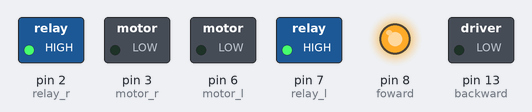
The sketch below on a simulated Arduino Uno, built with avr-gcc and run on an emulated ATmega328P. Parts: switched loads named in the sketch (green lamp = pin HIGH), output pins drawn as LEDs (lit = HIGH). What the sketch prints to the serial monitor is not drawn.

Above: at 0.05 s.
At 2.65 s:
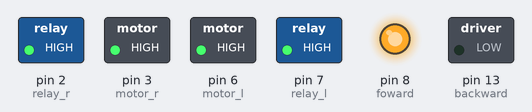
At 3.75 s:
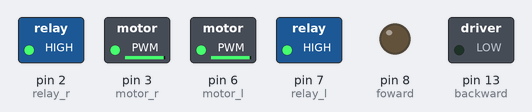
At 6.25 s:
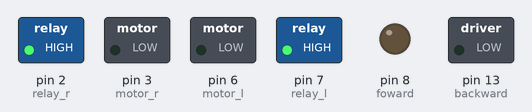
At 7.45 s:
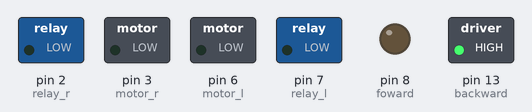
At 14.85 s:
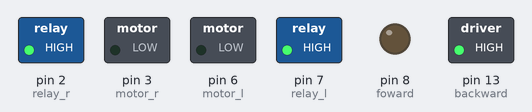
Timing chart, 0 to 19.4 s (numbered marks = the images above):
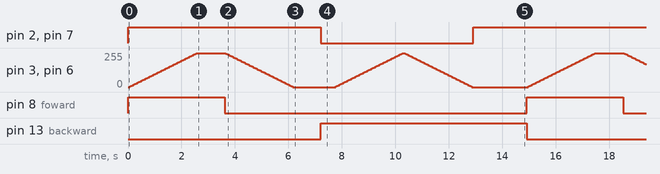

The sketch:

test_relay.ino
```cpp
int relay_r = 2;        // S8550 (PNP) 控制方向: LOW=吸合, HIGH=放開
int relay_l = 7;        // S8550 (PNP) 控制方向: LOW=吸合, HIGH=放開
int motor_r = 3;  // C1384 (NPN) 控制速度: PWM 0~255
int motor_l = 6;  // C1384 (NPN) 控制速度: PWM 0~255
int foward = 8;
int backward = 13;

void setup() {
  pinMode(relay_r, OUTPUT);
  pinMode(motor_r, OUTPUT);
  pinMode(relay_l, OUTPUT);
  pinMode(motor_l, OUTPUT);
  pinMode(foward,OUTPUT);
  pinMode(backward,OUTPUT);

  Serial.begin(9600);
  Serial.println("=== 速度控制測試開始 ===");

  // 初始化: 繼電器設為 HIGH (PNP是關閉的/前進檔)
  digitalWrite(relay_r, HIGH);
  digitalWrite(relay_l, HIGH);
  digitalWrite(foward,LOW);
  digitalWrite(backward,LOW);
  // 初始化: 速度設為 0 (停車)
  analogWrite(motor_r, 0);
  analogWrite(motor_l, 0);
}

void loop() {
  // ==========================================
  // 測試 1: 前進檔 (relay_r OFF) - 慢慢加速
  // ==========================================
  Serial.println("方向: 前進 (Forward) - 加速中...");
  digitalWrite(relay_r, HIGH); // 設定方向
  digitalWrite(relay_l, HIGH); // 設定方向
  digitalWrite(foward,HIGH);
  digitalWrite(backward,LOW);

  // 用迴圈讓速度從 0 加到 255
  for (int speed = 0; speed <= 255; speed += 5) {
    analogWrite(motor_r, speed); // 寫入速度
    analogWrite(motor_l, speed); // 寫入速度
    delay(50); // 等一下，讓你聽得出聲音變化
  }

  Serial.println("達到全速 (Full Speed)!");
  delay(1000); // 全速跑 1 秒

  // ==========================================
  // 測試 2: 慢慢減速到停
  // ==========================================
  Serial.println("減速中...");
  for (int speed = 255; speed >= 0; speed -= 5) {
    analogWrite(motor_r, speed);
    analogWrite(motor_l, speed);
    digitalWrite(foward,LOW);
    digitalWrite(backward,LOW);
    delay(50);
  }

  Serial.println("停車 (Stop)");
  analogWrite(motor_r, 0); // 確保歸零
  analogWrite(motor_l, 0); // 確保歸零
  delay(1000); // 停 1 秒

  // ==========================================
  // 測試 3: 倒車檔 (relay_r ON) - 簡單測試一下
  // ==========================================
  Serial.println("方向: 倒車 (Backward) - 半速運轉");
  digitalWrite(relay_r, LOW); // 切換繼電器 (PNP導通 -> 吸合)
  digitalWrite(relay_l, LOW); // 切換繼電器 (PNP導通 -> 吸合)
  digitalWrite(foward,LOW);
  digitalWrite(backward,HIGH);
  delay(500); // 給繼電器一點時間切換

  // analogWrite(motor_r, 150); // 直接開半速 (PWM 150)
  // delay(2000);
    for (int speed = 0; speed <= 255; speed += 5) {
    analogWrite(motor_r, speed); // 寫入速度
    analogWrite(motor_l, speed); // 寫入速度
    delay(50); // 等一下，讓你聽得出聲音變化
  }
  Serial.println("減速中...");
  for (int speed = 255; speed >= 0; speed -= 5) {
    analogWrite(motor_r, speed);
    analogWrite(motor_l, speed);
    delay(50);
  }

  // 停車，準備下一輪
  analogWrite(motor_r, 0);
  digitalWrite(relay_r, HIGH); // 切回前進檔預備
  digitalWrite(relay_l, HIGH); // 切回前進檔預備
  Serial.println("--- 循環結束 ---\n");
  delay(2000);
}
```

Measured:
- by itself, pin 2 (relay_r), pin 7 (relay_l): alternates HIGH for 9.2 s and LOW for 5.7 s
- by itself, pin 3 (motor_r), pin 6 (motor_l): moves between 0/255 and 255/255, repeating every 14.9 s
- by itself, pin 8 (foward): alternates HIGH for 3.6 s and LOW for 11.3 s
- by itself, pin 13 (backward): alternates HIGH for 7.7 s and LOW for 7.2 s
